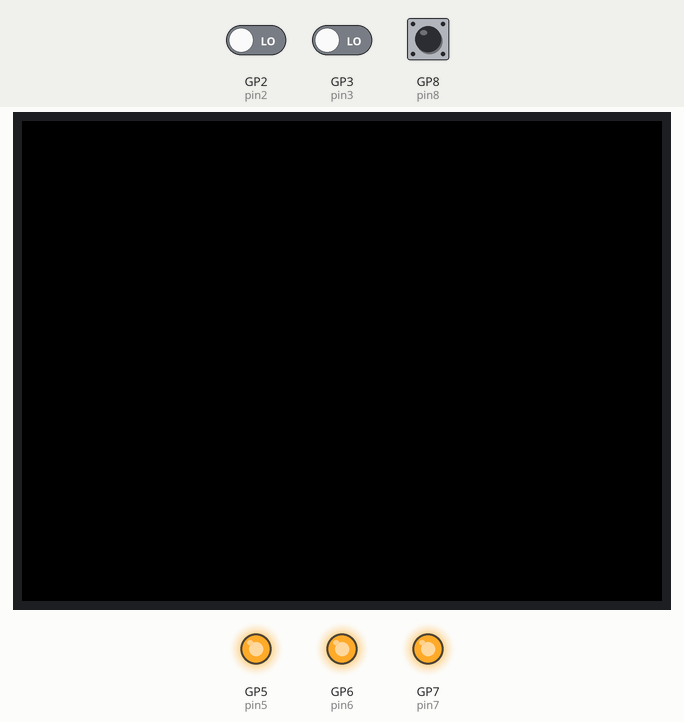
This program was run on a simulated Raspberry Pi Pico running MicroPython. On the bench: 320×240 colour display, output pins drawn as LEDs (lit = HIGH). Inputs (shaded band) come from the test bench; at power-on: GP2 (pin2) LOW, GP3 (pin3) LOW, GP8 (pin8) HIGH. Random numbers come from a fixed seed; the interpreter's speed is modelled, so counts of loop turns are approximate; threads take turns every 2 ms; library files of the repository ran but are not shown: ili9341.py; pins used as bus, display or sensor lines are not drawn; what the program prints to the serial console is not drawn.

Above: at 1.2 s.
1.3 s: GP2 (pin2) driven HIGH
At 1.7 s:
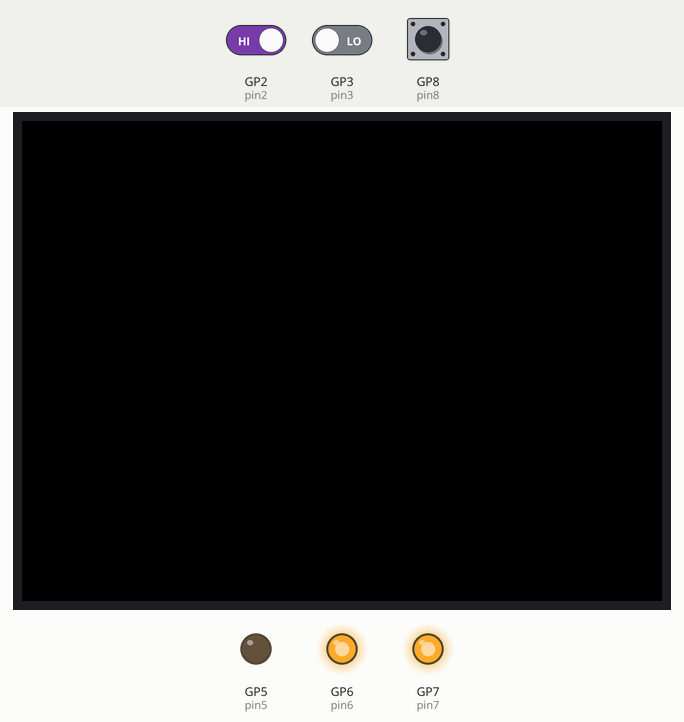
2.8 s: GP2 (pin2) driven LOW
At 3.3 s:
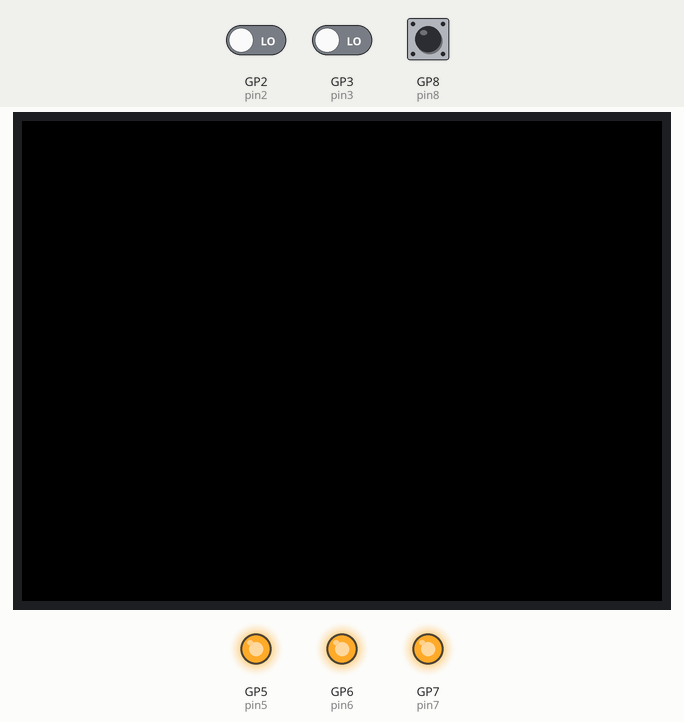
Timing chart, 0 to 5.8 s (numbered marks = the images above; inputs shaded):
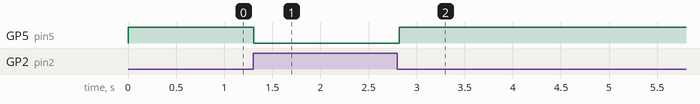

The program:

PicoCoreInjestion.py
```python
from machine import Pin, SPI  # type: ignore
from random import random, seed, randint
from ili9341 import Display, color565
from utime import sleep_us, ticks_cpu, ticks_us, ticks_diff  # type: ignore
import _thread
import time
import rp2
import framebuf
import gc
import os
import math
import heapq
import uarray as array

heap = []

heapq.heapify(heap)

pin2=Pin(2,Pin.IN)   #clkout -> AC5
pin3=Pin(3,Pin.IN)   #RXF#   -> AC0
pin4=Pin(4,Pin.IN)   #TXE#   -> ?

pin5=Pin(5,Pin.OUT,Pin.PULL_UP) # OE# -> AC6
pin6=Pin(6,Pin.OUT,Pin.PULL_UP) # RD# -> AC2
pin7=Pin(7,Pin.OUT,Pin.PULL_UP) # WR# -> AC3

pin5.value(1)
pin6.value(1)
pin7.value(1)

pin8=Pin(8,Pin.IN,Pin.PULL_UP)  # 1 bit -> AD0

hit = 0
miss = 0
pkt_tot_len = 0


@rp2.asm_pio(set_init=[rp2.PIO.OUT_LOW],sideset_init=(rp2.PIO.OUT_HIGH,rp2.PIO.OUT_HIGH,rp2.PIO.OUT_HIGH),autopush=True, push_thresh=32,in_shiftdir=rp2.PIO.SHIFT_LEFT)
def wait_pin_low():
	#wrap_target()
	wait(0, gpio, 3).side(7)
	irq(block, rel(0)).side(7)
	pull(block).side(7)
	mov(x,osr).side(7)
	mov(isr,null).side(7)
	set(pindirs,0).side(7)
	wait(1, gpio, 2).side(7)
	wait(0, gpio, 2).side(6)
	#in_(isr,32).side(6)
	label("loop")
	in_(pins,1).side(4)
	jmp(x_dec,"loop").side(4)


def handler(sm):
	# Print a (wrapping) timestamp, and the state machine object.
	global recv_start
	#print(time.ticks_ms(), sm)
	#sm_got = bin(sm.get())[2:]
	#print(sm_got)
	sm.put(256)
	recv_start=1


# Instantiate StateMachine(1) with wait_pin_low program on Pin(17).
sm1 = rp2.StateMachine(0, wait_pin_low,freq=120_000_000, sideset_base=pin5, in_base=pin8)
sm1.irq(handler)

def crc8(data):
    crc = 0x00
    for byte in data:
        crc ^= byte
        for _ in range(8):
            if crc & 0x80:
                crc = (crc << 1) ^ 0x07
            else:
                crc <<= 1
            crc &= 0xFF  # Keep it 8-bit
    return crc


# Now, when Pin(16) or Pin(17) is pulled low a message will be printed to the REPL.
def main():
    global hit
    global miss
    global pkt_tot_len
    recv_start = 1
    qsz = 0
    while True:
        bin_str = ""
        #while pin3.value() == 0:
        sm1.active(1)
        #time.sleep(0.0000001)
        while sm1.rx_fifo():#qsz < 8:
            sm_got = bin(sm1.get())[2:]
            if len(sm_got) > 2:
                bin_str = bin_str + sm_got
                #pkt_mark_s = bin_str.find("01011010")
                if len(bin_str) >255:
                    #print(bin_str[:128])
                    pkt_mark = bin_str.find("10100101")
                    if pkt_mark > -1 and pkt_mark < 10:
                        bin_str = bin_str[pkt_mark+8:]
                        str_got = ""
                        crc_input = bytearray()
                        for i in range(0, len(bin_str[:256]), 8):
                            byte = bin_str[i:i+8]
                            str_got += chr(int(byte, 2))
                            crc_input.append(int(byte, 2))
                        if crc8(crc_input[:6]) == crc_input[12] and crc8(crc_input[6:12]) == crc_input[13]:
                            hit+=1
                            heapq.heappush(heap, [crc_input[0],crc_input[1],crc_input[2],crc_input[3],crc_input[4],crc_input[5],crc_input[6],crc_input[7],crc_input[8],crc_input[9],crc_input[10],crc_input[11],crc_input[12],crc_input[13],crc_input[14]])
                        elif crc8(crc_input[:6]) == crc_input[12]:
                            hit+=1
                            heapq.heappush(heap, [crc_input[0],crc_input[1],crc_input[2],crc_input[3],crc_input[4],crc_input[5],0,0,0,0,0,0,crc_input[12],crc_input[13],crc_input[14]])
                        elif crc8(crc_input[6:12]) == crc_input[13]:
                            hit+=1
                            heapq.heappush(heap, [0,0,0,0,0,0,crc_input[6],crc_input[7],crc_input[8],crc_input[9],crc_input[10],crc_input[11],crc_input[12],crc_input[13],crc_input[14]])
                        #elif crc8(crc_input[:12]) == crc_input[14]:
                        #    hit+=1
                        #    heapq.heappush(heap, [crc_input[0],crc_input[1],crc_input[2],crc_input[3],crc_input[4],crc_input[5],crc_input[6],crc_input[7],crc_input[8],crc_input[9],crc_input[10],crc_input[11],crc_input[12],crc_input[13],crc_input[14]])
                        else:
                            miss +=1
                            #print("salvaged trig2")
                            #msg+= str("salvage trig2: "+str(trig2%255)+" sum sum: "+str(crc_input[13]))
                        #if msg !="":
                        #    print(msg)
                        #print("crc8 invalid:"+ str(crc_input[0])+" "+ str(crc_input[1])+" "+ str(crc_input[2])+" " + str(crc_input[3])+" "+ str(crc_input[4])+" "+ str(crc_input[5])+" " + str(crc_input[6])+" "+ str(crc_input[7])+" "+ str(crc_input[8])+" " + str(crc_input[9])+" "+ str(crc_input[10])+" "+ str(crc_input[11])+" " + str(crc_input[12])+" "+ str(crc_input[13]))
                #if len(bin_str) >127 and pkt_mark_s > -1 and pkt_mark_s < 10:
                #    bin_str = bin_str[pkt_mark_s+8:]
                #    str_got = ""
                #    for i in range(0, len(bin_str[:128]), 8):
                #        byte = bin_str[i:i+8]
                #        str_got += chr(int(byte, 2))
                #    print("s: "+str_got)
        sm1.active(0)


class Box(object):
    """Bouncing box."""

    def __init__(self, screen_width, screen_height, size, display, color):
        """Initialize box.

        Args:
            screen_width (int): Width of screen.
            screen_height (int): Width of height.
            size (int): Square side length.
            display (framebuf): frame buffer.
            color (int): RGB565 color value.
        """
        self.size = size
        self.w = screen_width
        self.h = screen_height
        self.display = display
        self.color = color
        # Generate non-zero random speeds between -5.0 and 5.0
        seed(ticks_cpu())
        r = random() * 10.0
        self.x_speed = r - 5
        r = random() * 10.0
        self.y_speed = r - 5

        self.x = self.w / 2
        self.y = self.h / 2

        self.prev_x = self.x
        self.prev_y = self.y

    def update_pos(self):
        """Update box position and speed."""

        # update position
        self.x += self.x_speed
        self.y += self.y_speed

        # limit checking
        if self.x < 0:
            self.x = 0
            self.x_speed = -self.x_speed
        elif self.x > (self.w - self.size):
            self.x = self.w - self.size
            self.x_speed = -self.x_speed
        if self.y < 0:
            self.y = 0
            self.y_speed = -self.y_speed
        elif self.y > (self.h - self.size):
            self.y = self.h - self.size
            self.y_speed = -self.y_speed

        # extra processing load
        # for num in range(1, 200):
        #     num2 = math.sqrt(num)

    def draw(self):
        """Draw box."""
        try:
            top = heapq.heappop(heap)
        except:
            x = int(self.x)
            y = int(self.y)
            size = self.size
            #self.display.fill_rect(x, y, size, size, self.color)
            return
        #print("last byte:"+ str(top[14]))
        l1 = math.sqrt(pow(top[0]-top[2],2)+pow(top[1]-top[3],2))
        l2 = math.sqrt(pow(top[2]-top[4],2)+pow(top[3]-top[5],2))
        l3 = math.sqrt(pow(top[4]-top[0],2)+pow(top[5]-top[1],2))
        l4 = math.sqrt(pow(top[6]-top[8],2)+pow(top[7]-top[9],2))
        l5 = math.sqrt(pow(top[8]-top[10],2)+pow(top[9]-top[11],2))
        l6 = math.sqrt(pow(top[10]-top[6],2)+pow(top[11]-top[7],2))
        limit = 51
        if l1 < limit and l2 < limit and l3 < limit and l4 < limit and l5 < limit and l6 < limit :
            self.display.poly(0,0,array.array('h',[top[0], top[1], top[2], top[3], top[4], top[5]]),top[12]*top[13],True)
            self.display.poly(0,0,array.array('h',[top[6], top[7], top[8], top[9],top[10], top[11]]),top[12]*top[13],True)
        else:
            print("l1 Length:"+ str(l1))
            print("l2 Length:"+ str(l2))
            print("l3 Length:"+ str(l3))
            print("l4 Length:"+ str(l4))
            print("l5 Length:"+ str(l5))
            print("l6 Length:"+ str(l6))


"""
Show memory usage
"""
def free(full=False):
    gc.collect()
    F = gc.mem_free()
    A = gc.mem_alloc()
    T = F + A
    P = '{0:.2f}%'.format(F / T * 100)
    if not full:
        return P
    else:
        return ('Total:{0} Free:{1} ({2})'.format(T, F, P))


# set landscape screen
screen_width = 319
screen_height = 240
screen_rotation = 90

# FrameBuffer needs 2 bytes for every RGB565 pixel
buffer_width = 255
buffer_height = 240
buffer = bytearray(buffer_width * buffer_height * 2)
fbuf = framebuf.FrameBuffer(buffer, buffer_width, buffer_height, framebuf.RGB565)


def test():
    """Bouncing box."""
    global fbuf, buffer, buffer_width, buffer_height
    try:
        # Baud rate of 40000000 seems about the max
        spi = SPI(1, baudrate=40000000, sck=Pin(10), mosi=Pin(11))
        display = Display(spi, dc=Pin(16), cs=Pin(18), rst=Pin(17),width=screen_width, height=screen_height, rotation=screen_rotation)

        display.clear()

        boxes = [Box(0,0, 0, fbuf,
                     color565(0, 0, 0)) for i in range(1)]

        print(free())

        start_time = ticks_us()
        frame_count = 0
        while True:

            for b in boxes:
                b.update_pos()

            for b in boxes:
                b.draw()

            # render display
            display.block(int((320 - buffer_width) / 2), int((240 - buffer_height) / 2),
                          int((320 - buffer_width) / 2) + buffer_width - 1,
                          int((240 - buffer_height) / 2) + buffer_height - 1, buffer)
            # clear buffer
            #fbuf.fill(0)

            frame_count += 1
            if frame_count == 100:
                frame_rate = 100 / ((ticks_us() - start_time) / 1000000)
                #print(frame_rate)
                start_time = ticks_us()
                frame_count = 0

    except KeyboardInterrupt:
        display.cleanup()


second_thread = _thread.start_new_thread(test, ())

main()
```

Measured:
- after the input at 1.3 s, GP5 (pin5): HIGH → LOW at once
- after the input at 2.8 s, GP5 (pin5): LOW → HIGH at once
